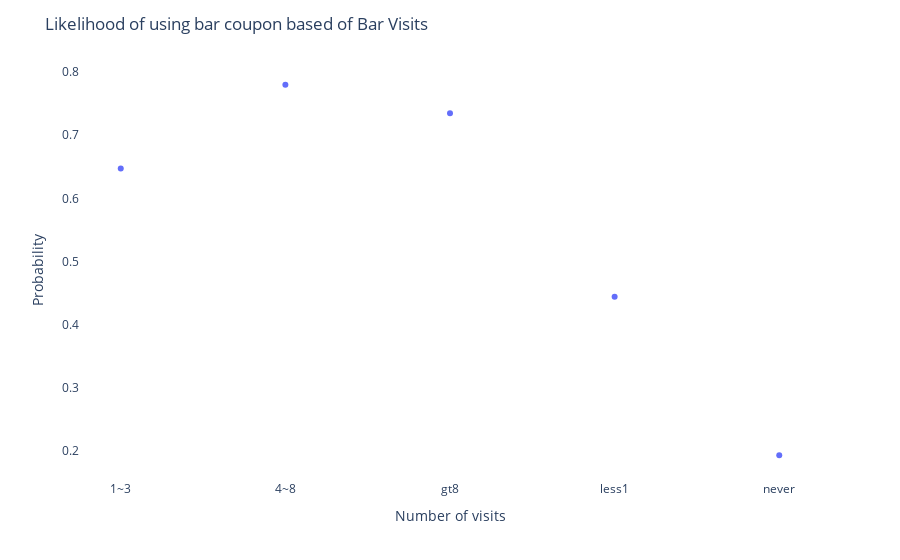

The code cell stored with this chart in its notebook:
### Markdown cell above
7.  Based on these observations, what do you hypothesize about drivers who accepted the bar coupons?

### Code cell
fig=px.scatter(data1.groupby('Bar')['Y'].mean(),y='Y')
fig.update_layout(
    plot_bgcolor='white',
    paper_bgcolor='white',
    title="Likelihood of using bar coupon based of Bar Visits",
    xaxis_title='Number of visits',
    yaxis_title='Probability'
)
fig.show()
fig.write_html('visuals/m5_4_prob_visits.html')

### Figure 1 — Plotly figure (JSON) as saved in the notebook; plotly's stock layout.template omitted (floating-point values rounded to 4 significant figures)
{"data": [{"hovertemplate": "Bar=%{x}<br>Y=%{y}<extra></extra>", "legendgroup": "", "marker": {"color": "#636efa", "symbol": "circle"}, "mode": "markers", "name": "", "orientation": "v", "showlegend": false, "type": "scatter", "x": ["1~3", "4~8", "gt8", "less1", "never"], "xaxis": "x", "y": [0.6474, 0.78, 0.7347, 0.4439, 0.1927], "yaxis": "y"}], "layout": {"legend": {"tracegroupgap": 0}, "margin": {"t": 60}, "paper_bgcolor": "white", "plot_bgcolor": "white", "title": {"text": "Likelihood of using bar coupon based of Bar Visits"}, "xaxis": {"anchor": "y", "domain": [0, 1], "title": {"text": "Number of visits"}}, "yaxis": {"anchor": "x", "domain": [0, 1], "title": {"text": "Probability"}}}}
